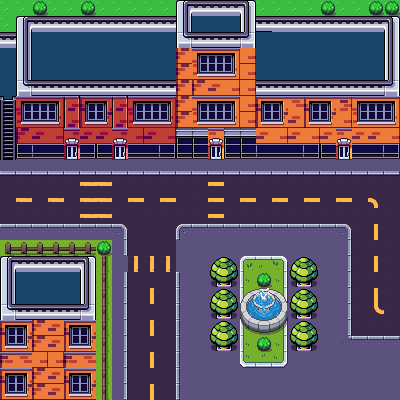

Tiled map render using the project's own tile images. Description and the whole map definition, tile-layer contents included, below:
An orthogonal 25x25 tile map with 16x16 px tiles, 2 tile layers (Tile Layer 1, City Accessories), 2 tilesets and 15 objects.

<map version="1.5" tiledversion="1.7.0" orientation="orthogonal" renderorder="left-down" width="25" height="25" tilewidth="16" tileheight="16" infinite="0" nextlayerid="4" nextobjectid="18">
 <tileset firstgid="1" source="OverWorldRUSeth.tsx" />
 <tileset firstgid="481" source="overWorldRight1.tsx" />
 <layer id="1" name="Tile Layer 1" width="25" height="25">
  <data encoding="csv">
886,886,886,886,886,886,886,886,886,886,886,398,399,399,399,400,886,886,886,886,886,886,886,886,886,
886,398,399,399,399,399,399,399,399,399,400,414,302,302,302,416,431,399,399,399,399,399,399,399,400,
0,414,302,302,302,302,302,302,302,302,302,430,431,431,431,432,302,302,302,302,302,302,302,302,416,
0,414,302,302,302,302,302,302,302,302,302,410,391,392,393,412,302,302,302,302,302,302,302,302,416,
0,414,302,302,302,302,302,302,302,302,302,410,407,408,409,412,302,302,302,302,302,302,302,302,416,
0,430,431,431,431,431,431,431,431,431,431,410,410,411,412,412,431,431,431,431,431,431,431,431,432,
428,359,360,361,370,357,358,370,359,360,361,410,391,392,393,412,389,390,395,389,390,396,391,392,393,
444,375,376,377,386,373,374,386,375,376,377,410,407,408,409,412,405,406,411,405,406,412,407,408,409,
444,378,379,380,422,379,379,422,380,379,380,423,423,421,423,423,411,412,411,412,411,421,411,411,412,
444,439,440,441,438,443,439,438,441,442,443,439,439,437,439,439,440,441,442,443,439,437,441,442,443,
345,345,345,345,345,345,345,345,345,345,345,345,345,345,345,345,345,345,345,345,345,345,345,345,345,
465,349,349,349,349,336,336,349,349,349,349,349,317,318,349,349,349,349,349,349,349,349,349,349,349,
468,336,468,336,468,336,336,348,351,348,351,348,319,319,348,351,348,351,348,351,348,351,348,318,348,
465,349,349,349,349,336,336,349,468,349,349,349,333,334,349,349,349,349,349,349,349,349,349,349,349,
313,313,313,313,313,313,313,314,468,468,468,312,313,313,313,313,313,313,313,313,313,314,349,319,347,
326,326,326,326,326,326,326,330,468,468,468,469,469,469,469,469,469,469,469,469,469,330,349,349,349,
398,399,399,399,399,400,326,469,320,320,320,469,469,417,418,309,310,311,417,418,470,330,349,319,349,
414,302,302,302,302,416,326,330,468,468,468,328,470,433,434,325,326,327,433,434,470,330,349,349,349,
414,302,302,302,302,416,326,330,468,319,468,328,470,417,418,325,326,327,417,418,470,330,349,319,349,
430,431,431,431,431,432,326,330,468,468,468,328,470,433,434,325,326,327,433,434,470,330,349,333,349,
389,390,410,411,389,390,326,330,468,319,468,328,470,417,418,325,326,327,417,418,470,330,349,349,349,
405,406,410,411,405,406,326,330,468,468,468,328,470,433,434,325,326,327,433,434,470,331,313,313,313,
394,395,412,412,394,395,326,330,468,319,468,328,470,470,470,341,342,343,470,470,470,470,470,470,470,
389,390,410,411,389,390,326,330,468,468,468,328,470,470,470,470,470,470,470,470,470,470,470,470,470,
405,406,410,411,405,406,326,330,468,319,468,328,470,470,470,470,470,470,470,470,470,470,470,470,470
</data>
 </layer>
 <layer id="2" name="City Accessories" width="25" height="25">
  <data encoding="csv">
0,0,1043,0,0,1043,0,0,0,0,0,0,0,0,0,0,0,0,0,0,1043,0,0,1043,1043,
0,0,0,0,0,0,0,0,0,0,399,0,0,0,0,0,0,0,0,0,0,0,0,0,0,
399,0,0,0,0,0,0,0,0,0,0,0,0,0,0,0,0,0,0,0,0,0,0,0,0,
302,0,0,0,0,0,0,0,0,0,0,0,0,0,0,0,0,0,0,0,0,0,0,0,0,
302,0,0,0,0,0,0,0,0,0,0,0,0,0,0,0,0,0,0,0,0,0,0,0,0,
302,0,0,0,0,0,0,0,0,0,0,0,0,0,0,0,0,0,0,0,0,0,0,0,0,
0,0,0,0,0,0,0,0,0,0,0,0,0,0,0,0,0,0,0,0,0,0,0,0,0,
0,0,0,0,0,0,0,0,0,0,0,0,0,0,0,0,0,0,0,0,0,0,0,0,0,
0,0,0,0,0,0,0,0,0,0,0,0,0,0,0,0,0,0,0,0,0,0,0,0,0,
0,0,0,0,0,0,0,0,0,0,0,0,0,0,0,0,0,0,0,0,0,0,0,0,0,
0,0,0,0,0,0,0,0,0,0,0,0,0,0,0,0,0,0,0,0,0,0,0,0,0,
0,0,0,0,0,0,0,0,0,0,0,0,349,351,0,0,0,0,0,0,0,0,0,0,0,
0,0,0,0,0,0,0,0,0,0,0,0,349,351,0,0,0,0,0,0,0,0,0,0,0,
0,0,0,0,0,0,0,0,0,0,0,0,349,351,0,0,0,0,0,0,0,0,0,0,0,
0,0,0,0,0,0,0,0,0,0,0,0,0,0,0,0,0,0,0,0,0,0,0,0,0,
1241,1165,1165,1165,1165,1165,1043,0,0,0,0,0,0,0,0,0,0,0,0,0,0,0,0,0,0,
0,0,0,0,0,0,1205,0,0,0,0,0,0,0,0,0,0,0,0,0,0,0,0,0,0,
0,0,0,0,0,0,1205,0,0,0,0,0,0,0,0,0,1043,0,0,0,0,0,0,0,0,
0,0,0,0,0,0,1205,0,0,0,0,0,0,0,0,866,867,868,0,0,0,0,0,0,0,
0,0,0,0,0,0,1205,0,0,0,0,0,0,0,0,906,907,908,0,0,0,0,0,0,0,
0,0,0,0,0,0,1205,0,0,0,0,0,0,0,0,946,947,948,0,0,0,0,0,0,0,
0,0,0,0,0,0,1205,0,0,0,0,0,0,0,0,0,1043,0,0,0,0,0,0,0,0,
0,0,0,0,0,0,1205,0,0,0,0,0,0,0,0,0,0,0,0,0,0,0,0,0,0,
0,0,0,0,0,0,1205,0,0,0,0,0,0,0,0,0,0,0,0,0,0,0,0,0,0,
0,0,0,0,0,0,1205,0,0,0,0,0,0,0,0,0,0,0,0,0,0,0,0,0,0
</data>
 </layer>
 <objectgroup id="3" name="Collision Mask">
  <object id="1" x="0.746993" y="240.532" width="111.302" height="159.857" />
  <object id="2" x="209.158" y="257.713" width="110.555" height="94.1212" />
  <object id="3" x="239.785" y="341.376" width="49.3016" height="27.6388" />
  <object id="5" x="17.9278" y="15.6869" width="380.967" height="141.929" />
  <object id="6" x="2.24098" y="17.1808" width="14.1929" height="25.3978" />
  <object id="7" x="176.29" y="273.4" width="4.48196" height="126.989" />
  <object id="8" x="124.001" y="273.4" width="3.73497" height="126.989" />
  <object id="9" x="122.507" y="224.098" width="7.46993" height="32.1207" />
  <object id="10" x="1.49399" y="224.098" width="118.772" height="2.98797" />
  <object id="11" x="175.543" y="224.845" width="175.543" height="3.73497" />
  <object id="12" x="345.111" y="336.147" width="56.0245" height="4.48196" />
  <object id="13" x="344.364" y="224.845" width="10.4579" height="116.531" />
  <object id="14" x="176.29" y="225.592" width="5.97595" height="14.9399" />
  <object id="16" x="15.6869" y="171.061" width="193.471" height="3.73497" />
  <object id="17" x="224.845" y="171.808" width="174.796" height="2.24098" />
 </objectgroup>
</map>
